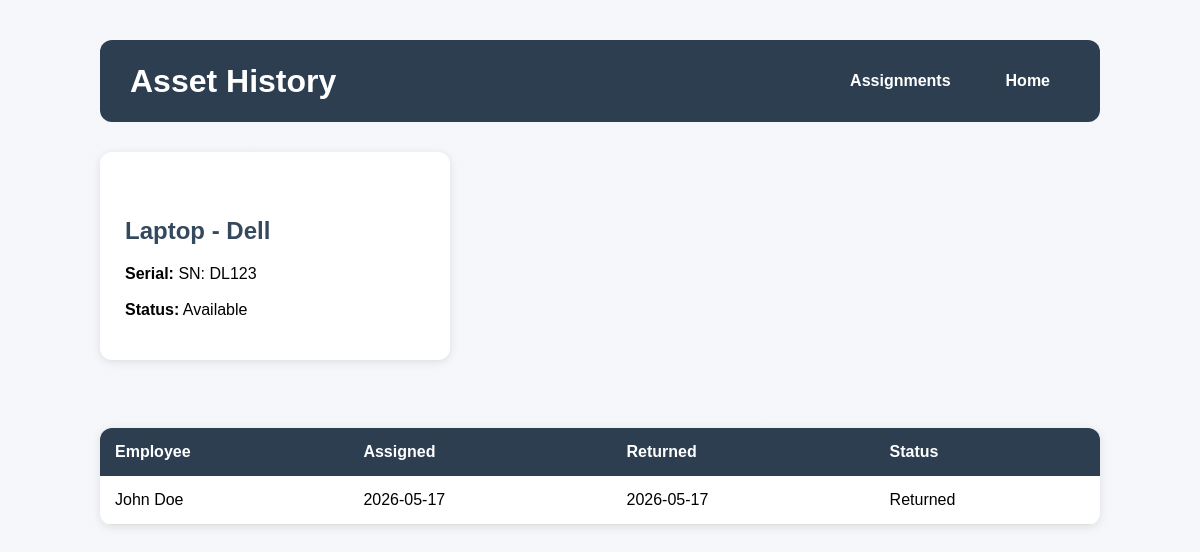
Screenshot of /asset/1 with the database file from the repository.
### tables this page shows
CREATE TABLE assets (
        id INTEGER PRIMARY KEY AUTOINCREMENT,
        category TEXT,
        brand TEXT,
        serial_number TEXT UNIQUE,
        status TEXT NOT NULL DEFAULT 'Available',
        purchase_date TEXT
    );

CREATE TABLE assignments (
        id INTEGER PRIMARY KEY AUTOINCREMENT,
        asset_id INTEGER NOT NULL,
        employee_id INTEGER NOT NULL,
        assigned_date TEXT NOT NULL,
        returned_date TEXT,
        status TEXT NOT NULL DEFAULT 'Active',

        FOREIGN KEY (asset_id) REFERENCES assets(id),
        FOREIGN KEY (employee_id) REFERENCES employees(id)
    );

### routes/assignments.py (the view)
    @app.route("/asset/<int:asset_id>")
    def asset_history(asset_id):
        history = get_asset_history(asset_id)
        asset = get_asset_details(asset_id)
        return render_template("assignments/history.html", history=history, asset=asset)

### models/asset.py (called while the page is built)
    def full_name(self):
        return f"{self.category} - {self.brand}"

    def serial(self):
        return f"SN: {self.serial_number}"

### models/employee.py (called while the page is built)
    def full_name(self):
        return f"{self.first_name} {self.last_name}"

### services/assignments.py (called while the page is built)
def get_asset_details(asset_id):
    conn = sqlite3.connect(DB_PATH)
    conn.row_factory = sqlite3.Row
    cursor = conn.cursor()
    cursor.execute("""
        SELECT *
        FROM assets
        WHERE id = ?
    """, (asset_id,))
    row = cursor.fetchone()
    conn.close()
    if row:
        return Asset(
            row["id"],
            row["category"],
            row["brand"],
            row["serial_number"],
            row["status"]
        )
    return None

### templates/assignments/history.html (shortened to what this page needs)
<!DOCTYPE html>
<html>
<head>
    <link rel="stylesheet"
          href="{{ url_for('static', filename='style.css') }}">
</head>
<body>
<div class="container">
    <div class="page-header">
        <h1>Asset History</h1>
        <div class="header-buttons">
            <a href="/assignments" class="btn">
                Assignments
            </a>
            <a href="/" class="btn">
                Home
            </a>
        </div>
    </div>
    <div class="asset-info">
        <h2>{{ asset.full_name() }}</h2>
        <p>
            <b>Serial:</b>
            {{ asset.serial() }}
            <br><br>
            <b>Status:</b>
            {{ asset.status }}
        </p>
    </div>
    <br>
    <table>
        <tr>
            <th>Employee</th>
            <th>Assigned</th>
            <th>Returned</th>
            <th>Status</th>
        </tr>
        {% for row in history %}
        <tr>
            <td>
                {{ row["employee"].full_name() }}
            </td>
            <td>
                {{ row["assigned_date"] }}
            </td>
            <td>
                {{ row["returned_date"] or "-" }}
            </td>
            <td>
                {{ row["status"] }}
            </td>
        </tr>
        {% endfor %}
    </table>
</div>
</body>
</html>

### design/style.css (style rules this page uses)
body { font-family: Arial, sans-serif; background-image: linear-gradient( rgba(244, 246, 249, 0.92), rgba(244, 246, 249, 0.92) ), url("https://images.unsplash.com/photo-1497366754035-f200968a6e72?q=80&w=1600&auto=format&fit=crop"); background-size: cover; background-position: center; background-attachment: fixed; margin: 0; padding: 40px; }
.container { max-width: 1000px; margin: auto; }
h1 { color: #2c3e50; margin-bottom: 10px; }
h2 { color: #34495e; margin-top: 40px; }
.btn { display: inline-block; background-color: #2c3e50; color: white; padding: 12px 20px; border-radius: 8px; text-decoration: none; font-weight: bold; border: none; cursor: pointer; transition: 0.2s; }
table { width: 100%; border-collapse: collapse; background: white; border-radius: 12px; overflow: hidden; box-shadow: 0px 2px 10px rgba(0,0,0,0.1); margin-top: 20px; }
table th { background-color: #2c3e50; color: white; padding: 15px; text-align: left; }
table td { padding: 15px; border-bottom: 1px solid #ddd; }
.page-header { display: flex; justify-content: space-between; align-items: center; margin-bottom: 30px; background-color: #2c3e50; padding: 20px 30px; border-radius: 12px; }
.page-header h1 { margin: 0; color: white; }
.header-buttons { display: flex; gap: 15px; }
.asset-info { background: white; padding: 25px; border-radius: 12px; box-shadow: 0px 2px 10px rgba(0,0,0,0.1); width: 300px; margin-bottom: 30px; }

### rows the page displays
assets: status "Available"
assignments: employee.full_name "John Doe", assigned_date "2026-05-17", returned_date "2026-05-17", status "Returned"

### other values shown
{{ asset.full_name() }} "Laptop - Dell"
{{ asset.serial() }} "SN: DL123"
